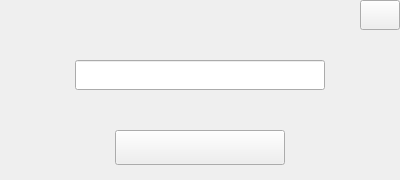
<?xml version="1.0" encoding="UTF-8"?>
<ui version="4.0">
 <class>createDB</class>
 <widget class="QWidget" name="createDB">
  <property name="geometry">
   <rect>
    <x>0</x>
    <y>0</y>
    <width>400</width>
    <height>180</height>
   </rect>
  </property>
  <property name="windowTitle">
   <string>Form</string>
  </property>
  <widget class="QLineEdit" name="dbName">
   <property name="geometry">
    <rect>
     <x>75</x>
     <y>60</y>
     <width>250</width>
     <height>30</height>
    </rect>
   </property>
  </widget>
  <widget class="QPushButton" name="pushButton">
   <property name="geometry">
    <rect>
     <x>115</x>
     <y>130</y>
     <width>170</width>
     <height>35</height>
    </rect>
   </property>
   <property name="styleSheet">
    <string notr="true">QPushButton{border-image:url(:/createDB/jpg/resources/createDB.jpg)}
QPushButton:pressed{border-image: url(:/createDB/jpg/resources/createDB_press.jpg);} </string>
   </property>
   <property name="text">
    <string/>
   </property>
  </widget>
  <widget class="QPushButton" name="closeBut">
   <property name="geometry">
    <rect>
     <x>360</x>
     <y>0</y>
     <width>40</width>
     <height>30</height>
    </rect>
   </property>
   <property name="styleSheet">
    <string notr="true">QPushButton{border-image:url(:/createDB/png/resources/closePNG.png);}</string>
   </property>
   <property name="text">
    <string/>
   </property>
  </widget>
 </widget>
 <resources/>
 <connections/>
</ui>
